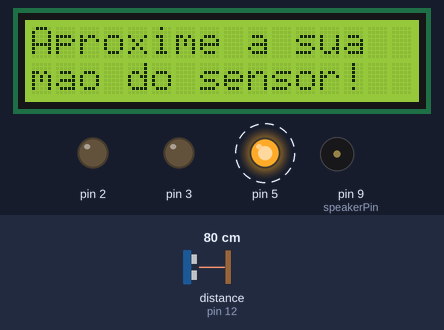
Simulated run of this sketch. Board: Arduino Uno, built with avr-gcc and run on an emulated ATmega328P. Parts: 16×2 character LCD, output pins drawn as LEDs (lit = HIGH), buzzer (waves = sounding). Dashed ring = blinking. The inputs (shaded band) are chosen by the test bench; at power-on: distance to the obstacle (sensor on pin 12) 80 cm. The echo pulse lasts 58.3 µs per cm; what the sketch prints to the serial monitor is not drawn.

Above: at 1.2 s.
1.3 s: distance to the obstacle (sensor on pin 12) set to 6 cm
2.8 s: distance to the obstacle (sensor on pin 12) set to 3 cm
At 6.4 s:
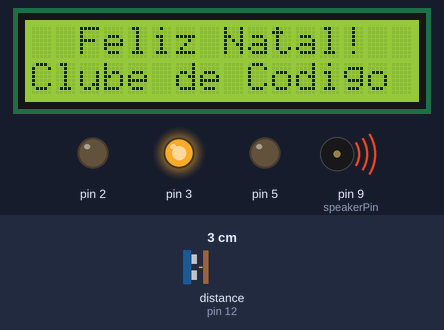
At 9.4 s:
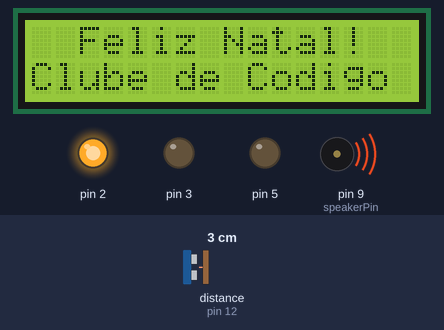
Timing chart, 0 to 11.2 s (numbered marks = the images above; inputs shaded):
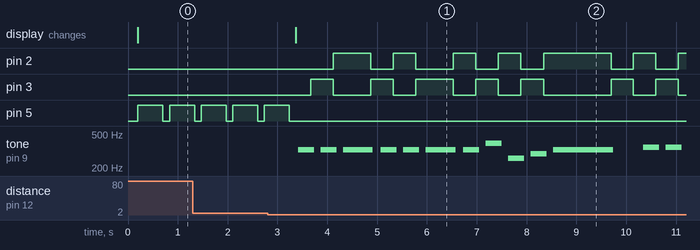

The sketch:

msg_musica.ino
```cpp
#include <Wire.h>
#include <LiquidCrystal_I2C.h>
LiquidCrystal_I2C lcd_1(0x27,16,2);

#include <Ultrasonic.h>
#define triggerPin 11
#define echoPin 12

//declarações de variaveis para a musica
int speakerPin = 9;
int length = 26;
char notes[] = "eeeeeeegcde fffffeeeeddedg";
int beats[] = { 1, 1, 2, 1, 1, 2, 1, 1, 1, 1, 4, 1, 1, 1, 1, 1, 1, 1, 1, 1, 1, 1, 1, 1, 2, 2};
int time1 = 300;

Ultrasonic ultrasonic(triggerPin,echoPin);
float distancia;
long tempo;

//musica
boolean ledOnOff = true;

void playTone(int tone, int duration) {
  for (long i = 0; i < duration * 1000L; i += tone * 2) {
    digitalWrite(speakerPin, HIGH);
    delayMicroseconds(tone);
    digitalWrite(speakerPin, LOW);
    delayMicroseconds(tone);
  }
}

void playNote(char note, int duration) {
  char names[] = { 'c', 'd', 'e', 'f', 'g', 'a', 'b', 'C' };
  int tones[] = { 1915, 1700, 1519, 1432, 1275, 1136, 1014, 956 };

  // play the tone corresponding to the note name
  for (int i = 0; i < 8; i++) {
    if (names[i] == note) {
      playTone(tones[i], duration);
    }
  }
}

void setup() {
  // put your setup code here, to run once:
  Serial.begin(900);
  lcd_1.init();
  pinMode(speakerPin, OUTPUT);
  pinMode(2, OUTPUT);
  pinMode(3, OUTPUT);
  pinMode(5, OUTPUT);
}

void loop() {
  // put your main code here, to run repeatedly:
  tempo=ultrasonic.timing();
  distancia=ultrasonic.convert(tempo, Ultrasonic::CM);
  Serial.print("Distância: ");
  Serial.println(distancia);
  delay(100);
  lcd_1.clear();
  if (distancia<5){
    lcd_1.backlight();
    lcd_1.setCursor(2, 0);
    lcd_1.print("Feliz Natal!");
    lcd_1.setCursor(0, 1);
    lcd_1.print("Clube de Codigo");
    digitalWrite(5, LOW);
    //delay(1000);
     //musica

    for (int i = 0; i < length; i++) {
      if (notes[i] == ' ') {
      delay(beats[i] * time1); // rest
      blinky();
      }
      else {
      playNote(notes[i], beats[i] * time1);
      blinky();
      }
      delay(time1 / 2);
    }
  }
  else {
    lcd_1.backlight();
    lcd_1.setCursor(0, 0);
    lcd_1.print("Aproxime a sua");
    lcd_1.setCursor(0, 1);
    lcd_1.print("mao do sensor!");
    digitalWrite(5, HIGH);
    delay(500);
    digitalWrite(5, LOW);
   }
}
void blinky() {
  if (ledOnOff == true) {
    digitalWrite(2, LOW);
    digitalWrite(3, HIGH);
    ledOnOff = !ledOnOff;
  }
  else {
    digitalWrite(3, LOW);
    digitalWrite(2, HIGH);
    ledOnOff = !ledOnOff;
  }
}
```

Measured:
- the behaviour switches between 5 and 4 cm on distance to the obstacle (sensor on pin 12) (found by bisection; images 0 and 1)
- after the input at 2.8 s, pin 2: LOW → HIGH after 1.3 s, → LOW 0.75 s later, → HIGH 0.45 s later, → LOW 0.45 s later, … (13 changes in this stretch); pin 3: LOW → HIGH after 0.87 s, → LOW 0.45 s later, → HIGH 0.75 s later, → LOW 0.45 s later, … (14 changes in this stretch)
- by itself, pin 5: alternates HIGH for 0.50 s and LOW for 0.13 s
